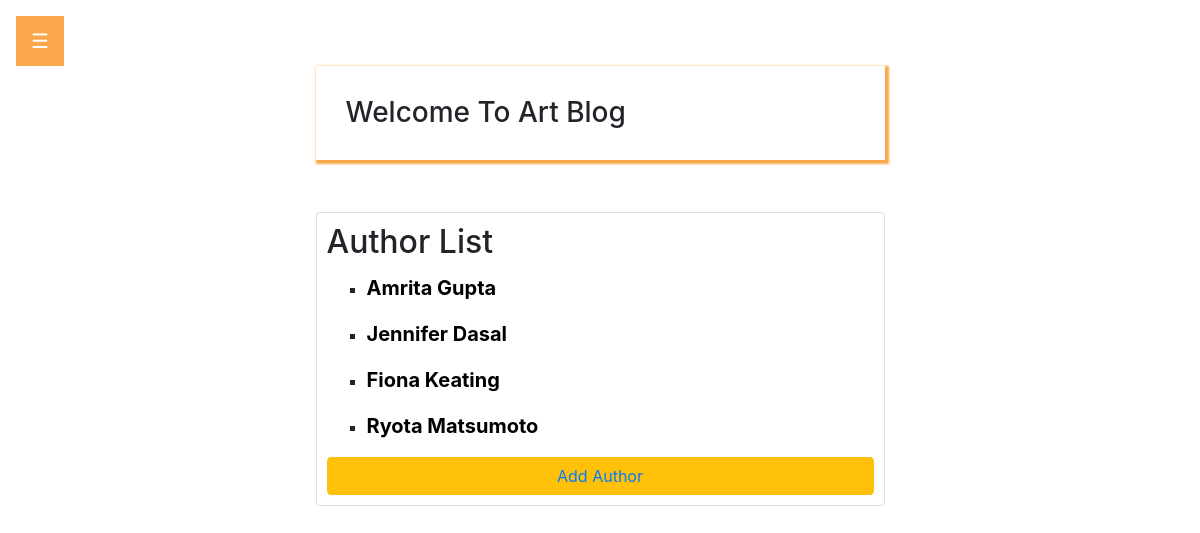
/blog/blogger/, run on an earlier commit of the app's database.
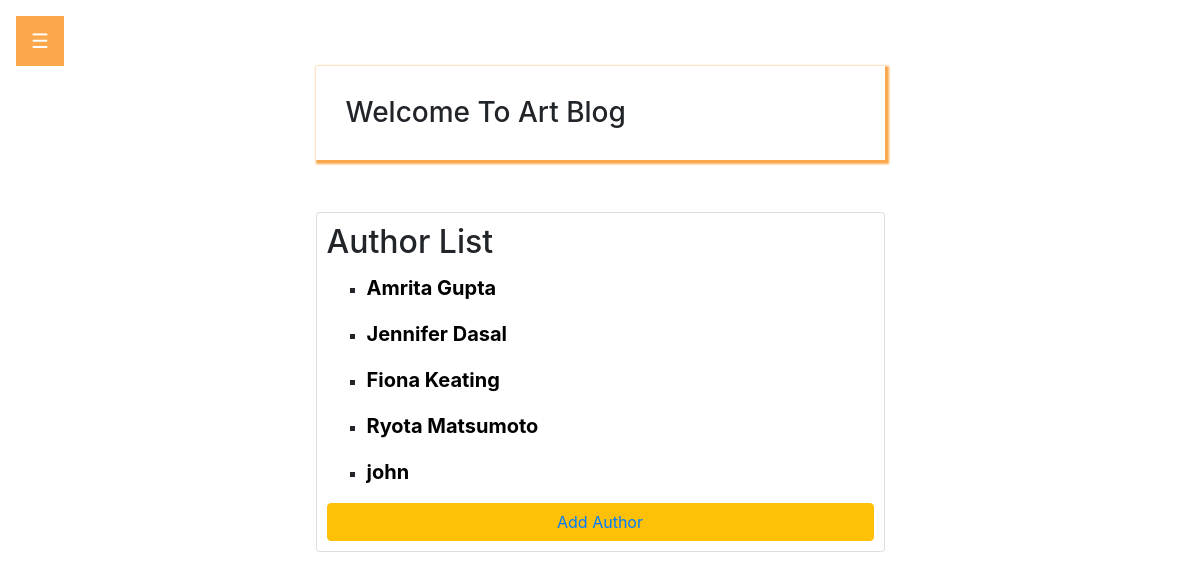
And on a later commit of the database.
### blog/models.py (models this page shows, shortened)
class Author(models.Model):
    name = models.CharField(max_length=100,null=False)
    about_author = models.TextField()

### blog/views.py (the view)
# urls.py: path("blogger/", AuthorListView.as_view(), name="authorlist"),
class AuthorListView(ListView):
    model = Author

### blog/templates/blog/author_list.html (shortened to what this page needs)
{% extends 'base.html' %}
{% block content %}
<div class="card">
    <h2 class="card-title">Author List</h2>
        {% for author in object_list %}
            <ol style="list-style-type:square">
                <li>
                    <a href="{% url 'authordetail' author.id %}">{{author.name}}</a><br>
                </li>
            </ol>
        {% endfor %}
        <button class="btn btn-warning" type="submit"><a href="{% url 'authorform' %}">Add Author</a></button>
</div>
{% endblock content %}

What changed in the data, as far as the page shows it:
added Author: name "john"
